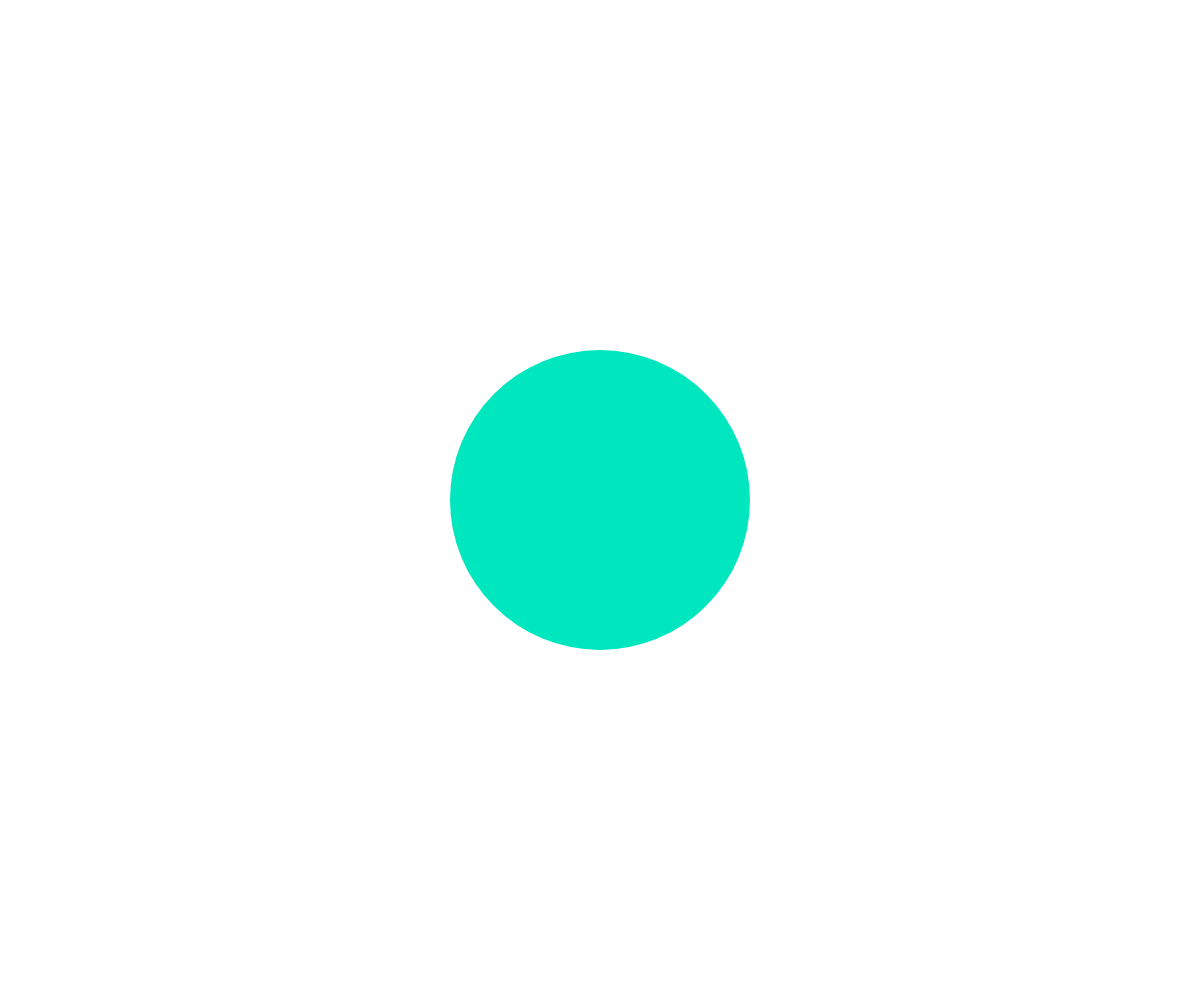
Frame 1 (no input)
Frame 60 (no input): identical to frame 1, image omitted
Frame 120 (the mouse pressed at the canvas centre since frame 60): identical to frame 1, image omitted

The p5.js sketch that drew this single still picture (run headless with seeded random() and noise() and a simulated clock; from frame 60 on, the mouse is pressed at the canvas centre):

// p5.js sketch
// ── sketch.js
// Academy of Art University
// WNM 498 Generative Art & Creative Code
//
// Ryan Berkey
// ryan@rybotron.com
//
// Creating a new color and assigning it to a variable



function setup() {
  createCanvas(windowWidth, windowHeight);
  myColor = color(0, 230, 190, 255);
}
 
function draw() {

	background(255);

	noStroke();
	// stroke( myColor );
	// noFill();
	fill( myColor ); // Use myColor to assign the fill and alpha
	ellipse( width / 2, height / 2, width / 4, width / 4 );  

}

// Window event handler when the browser window size changes
// When resized it calls the anonymous function
window.onresize = function(){
	resizeCanvas(windowWidth, windowHeight);
}
